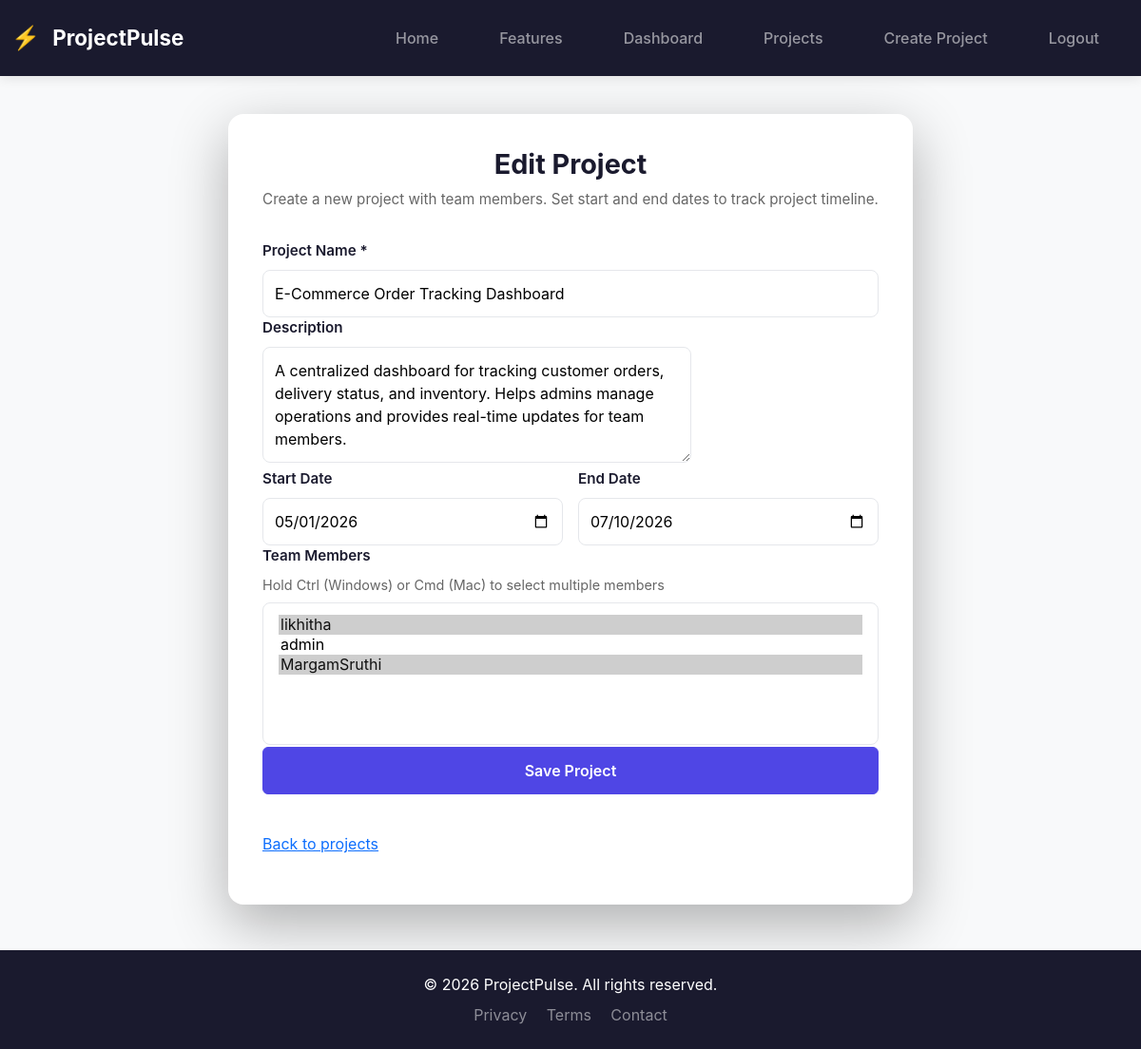
The page /projects/2/edit/ (signed in) on the database its author committed.
### project_app/models.py (models this page shows, shortened)
class Project(models.Model):
    name = models.CharField(max_length=200)
    description = models.TextField(blank=True)
    owner = models.ForeignKey(User, on_delete=models.CASCADE, related_name='owned_projects')
    members = models.ManyToManyField(User, related_name='projects', blank=True)
    start_date = models.DateField(null=True, blank=True)
    end_date = models.DateField(null=True, blank=True)
    github_link = models.URLField(blank=True, help_text="GitHub repository URL")
    live_project_link = models.URLField(blank=True, help_text="Live project URL")
    project_documentation = models.FileField(upload_to='project_docs/', blank=True, null=True, help_text="Project documentation PDF")
    created_at = models.DateTimeField(auto_now_add=True)
    class Meta:
        ordering = ['-created_at']

### project_app/views.py (the view)
# urls.py: path('projects/<int:project_id>/edit/', views.project_update, name='project_update'),
@login_required
def project_update(request, project_id):
    profile = get_user_profile(request.user)
    if not profile.is_admin:
        messages.error(request, 'Only admins can update projects.')
        return redirect('project_list')
    project = get_object_or_404(Project, pk=project_id)
    if request.method == 'POST':
        form = ProjectForm(request.POST, instance=project)
        if form.is_valid():
            project = form.save()
            messages.success(request, 'Project updated successfully.')
            return redirect('project_detail', project_id=project.pk)
    else:
        form = ProjectForm(instance=project)
    return render(request, 'project_app/project_form.html', {'form': form, 'title': 'Edit Project'})

### project_app/forms.py
class ProjectForm(forms.ModelForm):
    class Meta:
        model = Project
        fields = ['name', 'description', 'start_date', 'end_date', 'members']
        widgets = {
            'description': forms.Textarea(attrs={'rows': 4}),
            'start_date': forms.DateInput(attrs={'type': 'date'}),
            'end_date': forms.DateInput(attrs={'type': 'date'}),
            'members': forms.SelectMultiple(attrs={'size': 6}),
        }

### project_app/context_processors.py (called while the page is built)
def current_user_profile(request):
    if request.user.is_authenticated:
        profile, _ = UserProfile.objects.get_or_create(user=request.user, defaults={'role': ROLE_MEMBER})
        if request.user.is_superuser and profile.role != ROLE_ADMIN:
            profile.role = ROLE_ADMIN
            profile.save()
        return {'user_profile': profile}
    return {}

### project_app/models.py (called while the page is built)
    @property
    def is_admin(self):
        return self.role == ROLE_ADMIN

### project_app/views.py (called while the page is built)
def get_user_profile(user):
    profile, created = UserProfile.objects.get_or_create(user=user, defaults={'role': ROLE_MEMBER})
    if user.is_superuser and profile.role != 'admin':
        profile.role = 'admin'
        profile.save()
    return profile

### templates/project_app/project_form.html (shortened to what this page needs)
{% extends 'project_app/base.html' %}
{% block content %}
<div class="auth-card" style="max-width:720px; margin: 40px auto; padding: 36px;">
    <div class="auth-header">
        <h1>{{ title }}</h1>
        <p>Create a new project with team members. Set start and end dates to track project timeline.</p>
    </div>
    <form method="post" novalidate>
        <div class="form-group">
            <label for="id_name">Project Name *</label>
            {{ form.name }}
        </div>
        <div class="form-group">
            <label for="id_description">Description</label>
            {{ form.description }}
        </div>
        <div style="display: grid; grid-template-columns: 1fr 1fr; gap: 16px;">
            <div class="form-group">
                <label for="id_start_date">Start Date</label>
                {{ form.start_date }}
            </div>
            <div class="form-group">
                <label for="id_end_date">End Date</label>
                {{ form.end_date }}
            </div>
        </div>
        <div class="form-group">
            <label for="id_members">Team Members</label>
            <p style="color: #666; font-size: 0.9rem; margin-bottom: 8px;">Hold Ctrl (Windows) or Cmd (Mac) to select multiple members</p>
            {{ form.members }}
        </div>
        <button type="submit" class="btn btn-primary btn-block">Save Project</button>
    </form>
    <p class="mt-4"><a href="{% url 'project_list' %}">Back to projects</a></p>
</div>
{% endblock %}

### static/css/style.css (style rules this page uses)
:root { --primary-blue: #4F46E5; --primary-dark: #1a1a2e; --primary-light: #f0f4ff; --accent-cyan: #00d4ff; --accent-purple: #7c3aed; --success: #10b981; --warning: #f59e0b; --danger: #ef4444; --border-color: #e5e7eb; }
body { background-color: #f8f9fa; color: #333; font-family: -apple-system, BlinkMacSystemFont, 'Segoe UI', Roboto, Oxygen, Ubuntu, Cantarell, sans-serif; }
.btn-primary { background-color: var(--primary-blue); border-color: var(--primary-blue); padding: 12px 32px; font-weight: 600; font-size: 1rem; transition: all 0.3s ease; }
form input[type="text"], form input[type="email"], form input[type="password"], form input[type="date"], form textarea, form select { border: 1px solid var(--border-color); border-radius: 8px; padding: 12px; font-size: 1rem; transition: border-color 0.3s ease; }
form label { font-weight: 600; color: var(--primary-dark); margin-bottom: 8px; }
.auth-card { background: white; border-radius: 16px; box-shadow: 0 20px 60px rgba(0, 0, 0, 0.3); width: 100%; max-width: 420px; padding: 48px 32px; }
.auth-header { text-align: center; margin-bottom: 32px; }
.auth-header h1 { font-size: 1.8rem; font-weight: 700; color: #1a1a2e; margin-bottom: 8px; }
.auth-header p { color: #666; font-size: 0.95rem; }
.btn-block { width: 100%; padding: 12px; font-weight: 600; margin-bottom: 16px; }

### templates/project_app/project_form.html (style rules this page uses)
.form-group select, .form-group input { width: 100%; padding: 12px 16px; border: 1px solid #e5e7eb; border-radius: 8px; font-size: 1rem; transition: all 0.3s ease; }
.form-group select { height: 150px; }
.form-group label { display: block; font-weight: 600; color: #1a1a2e; margin-bottom: 8px; font-size: 0.95rem; }

### rows shown on the page
Project: name "E-Commerce Order Tracking Dashboard", description "A centralized dashboard for tracking customer orders, delivery status, and inventory. Helps admins manage operations and provides real-time updates for team members.", start_date "05/01/2026", end_date "07/10/2026"

### other values the page prints
{{ title }} "Edit Project"
